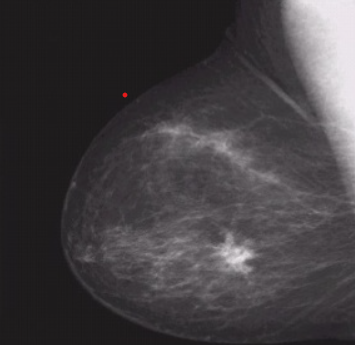
#> input picture images/mamogram.png, 355 x 345 px, found by its file name
$ python imagenegative.py
#> lines starting #> are read from the running program, lines starting #| are printed output that depends on the picture
import cv2
import numpy as np
img=cv2.imread("./images/mamogram.png")
#> img is the input picture: shape (345, 355, 3); mean B, G, R 65.1, 62.5, 66
print(img.shape)
#| (345, 355, 3)
img_negative=255-img
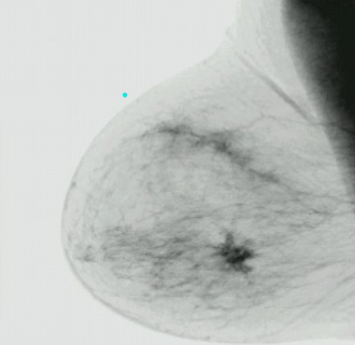
#> img_negative: shape (345, 355, 3); mean B, G, R 189.9, 192.5, 189
cv2.imshow("window (AngelK)",img)
cv2.imshow("window (AngelKhatri-04)",img_negative)
cv2.waitKey(0)
